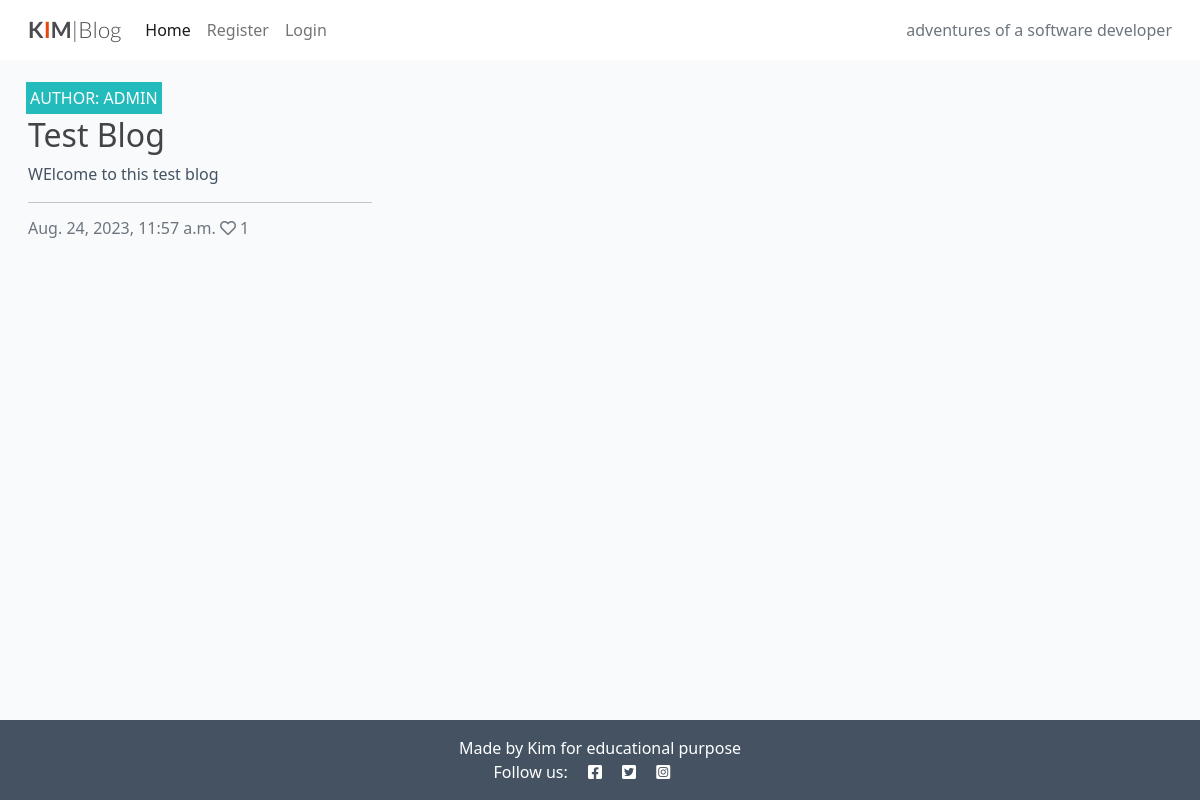
The page / on the database its author committed.
### blogapp/models.py (models this page shows, shortened)
class Post(models.Model):
    title = models.CharField(max_length=200, unique=True)
    slug = models.SlugField(max_length=200, unique=True)
    author = models.ForeignKey(
        User, on_delete=models.CASCADE, related_name="blogapp_posts"
    )
    featured_image = CloudinaryField('image', default='placeholder')
    excerpt = models.TextField(blank=True)
    updated_on = models.DateTimeField(auto_now=True)
    content = models.TextField()
    created_on = models.DateTimeField(auto_now_add=True)
    status = models.IntegerField(choices=STATUS, default=0)
    likes = models.ManyToManyField(
        User, related_name='blogapppost_like', blank=True)
    class Meta:
        ordering = ["-created_on"]
    def number_of_likes(self):
        return self.likes.count()

### blogapp/views.py (the view)
# urls.py: path('', views.PostList.as_view(), name='home'),
class PostList(generic.ListView):
    model = Post
    queryset = Post.objects.filter(status=1).order_by('-created_on')
    template_name = 'index.html'
    paginate_by = 6

### templates/index.html (shortened to what this page needs)
{% extends "base.html" %}
{% block content %}
<div class="container-fluid">
    <div class="row">
        <div class="col-12 mt-3 left">
            <div class="row">
                {% for post in post_list %}
                <div class="col-md-4">
                    <div class="card mb-4">
                        <div class="card-body">
                            <div class="image-container">
                                <div class="image-flash">
                                    <p class="author">Author: {{ post.author }}</p>
                                </div>
                            </div>
                            <a href="{% url 'post_detail' post.slug %}" class="post-link">
                                <h2 class="card-title">{{ post.title }}</h2>
                                <p class="card-text">{{ post.excerpt }}</p>
                            </a>
                            <hr />
                            <p class="card-text text-muted h6">{{ post.created_on}} <i class="far fa-heart"></i>
                                {{ post.number_of_likes }}</p>
                        </div>
                    </div>
                </div>
                {% endfor %}
            </div>
        </div>
    </div>
</div>
{%endblock%}

### static/css/style.css (style rules this page uses)
body { background-color: #F9FAFC; }
h1, h2, h3, h4, h5, h6 { color: #444444; }
.main-bg { background-color: #F9FAFC; }
.card { border: none; background-color: transparent; }
.image-container { position: relative; }
.image-flash { position: absolute; bottom: 5%; min-width: 30%; left: -2px; background-color: #23BBBB; }
.author { color: white; margin: 4px; text-transform: uppercase; }
.post-link { text-decoration: none; color: #445261; }
body { background-color: azure; }

### rows shown on the page
Post: author "ADMIN", title "Test Blog", excerpt "WElcome to this test blog", created_on "Aug. 24, 2023, 11:57 a.m.", number_of_likes "1"
